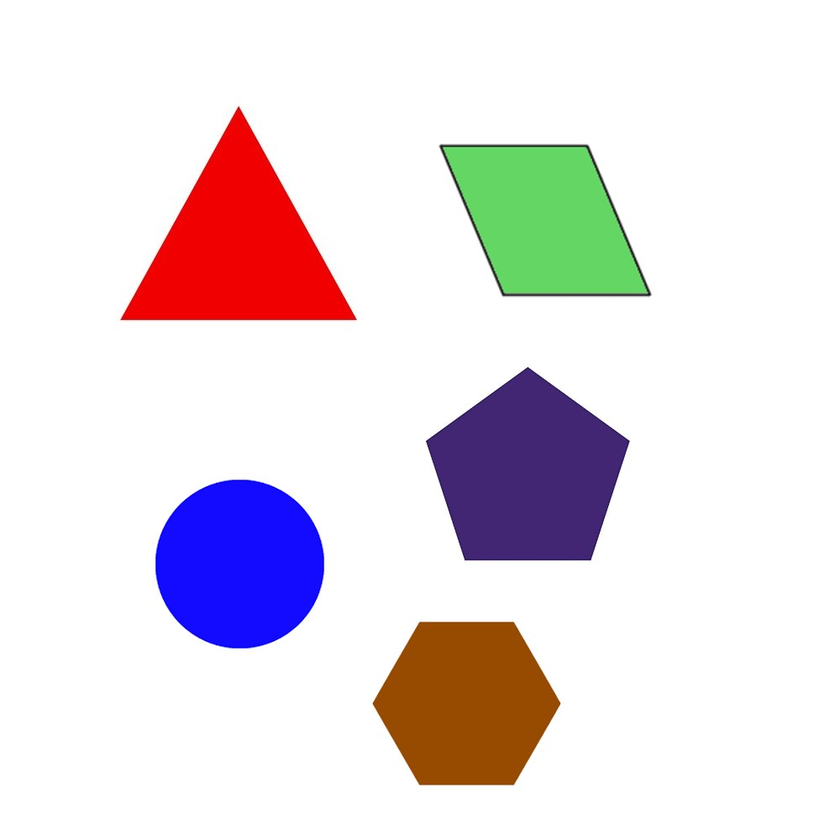
#> input picture shapes.png, 840 x 840 px, shrunk from 1000 x 1000 before the run
$ python main.py
#> lines starting #> are read from the running program, lines starting #| are printed output that depends on the picture; after the words box and inside, x2 and y2 are one past the last pixel; in counts of white or black regions, pixels touching at a corner belong together
import cv2
import numpy as np
from matplotlib import pyplot as plt

img = cv2.imread('shapes.png')
#> img is the input picture: shape (840, 840, 3); mean B, G, R 226.9, 222.1, 231

gray = cv2.cvtColor(img, cv2.COLOR_BGR2GRAY)
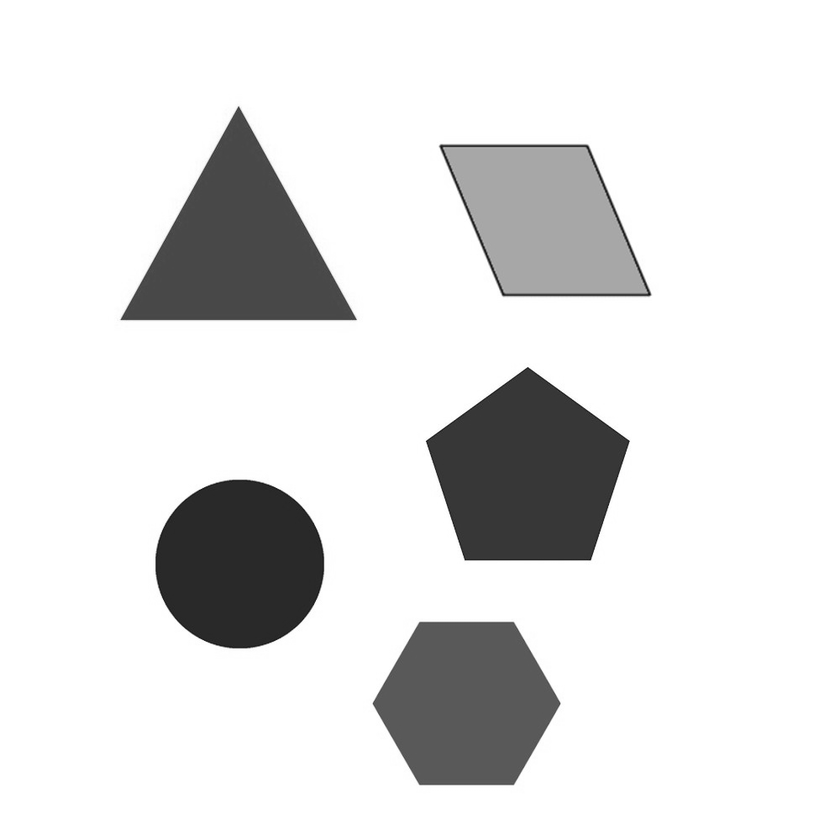
#> gray: shape (840, 840); min 8, max 255, mean 225.3

_, threshold = cv2.threshold(gray, 127, 255, cv2.THRESH_BINARY)
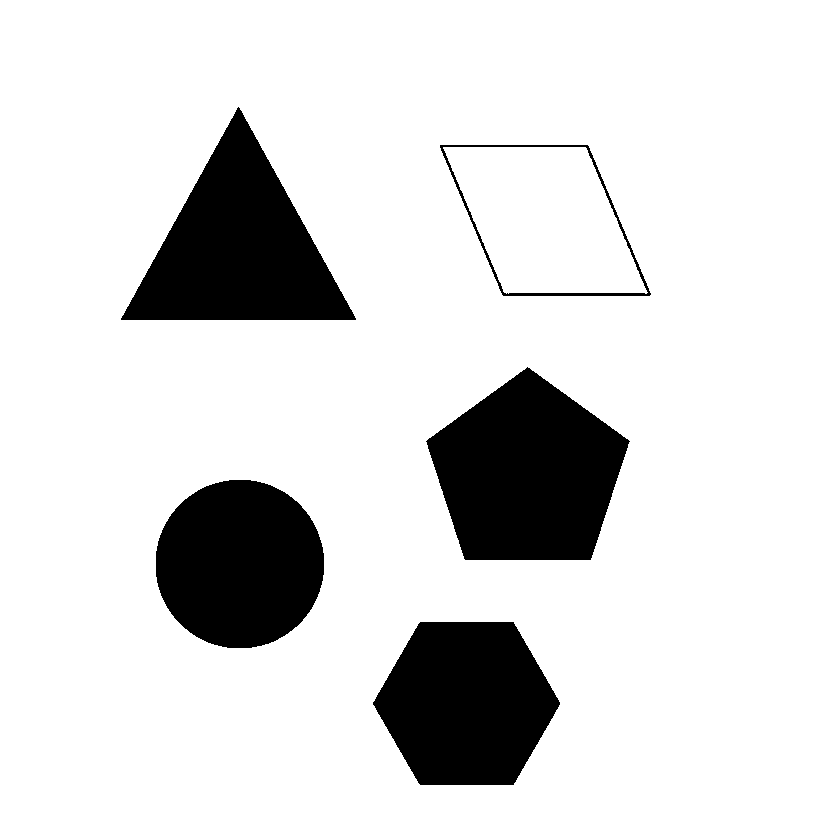
#> threshold: shape (840, 840); 85.9% white; 5 black regions

contours, _ = cv2.findContours(
    threshold, cv2.RETR_TREE, cv2.CHAIN_APPROX_SIMPLE)
#> contours = 7 contours; box (x1, y1, x2, y2) and area: (0, 0, 840, 840) 703921, (425, 366, 631, 561) 27424, (120, 106, 357, 321) 25564, (372, 621, 561, 786) 23206, (439, 144, 652, 297) 22806, (155, 479, 325, 649) 22598, (443, 147, 648, 294) 20640

i = 0

for contour in contours:

    if i == 0:
        i = 1
        continue

    approx = cv2.approxPolyDP(
        contour, 0.01 * cv2.arcLength(contour, True), True)

    cv2.drawContours(img, [contour], 0, (0, 0, 255), 5)

    M = cv2.moments(contour)
    if M['m00'] != 0.0:
        x = int(M['m10']/M['m00'])
        y = int(M['m01']/M['m00'])

    if len(approx) == 3:
        cv2.putText(img, 'Triangle', (x, y),
                    cv2.FONT_HERSHEY_SIMPLEX, 0.6, (0, 0, 0), 2)

    elif len(approx) == 4:
        cv2.putText(img, 'Quadrilateral', (x, y),
                    cv2.FONT_HERSHEY_SIMPLEX, 0.6, (0, 0, 0), 2)

    elif len(approx) == 5:
        cv2.putText(img, 'Pentagon', (x, y),
                    cv2.FONT_HERSHEY_SIMPLEX, 0.6, (0, 0, 0), 2)

    elif len(approx) == 6:
        cv2.putText(img, 'Hexagon', (x, y),
                    cv2.FONT_HERSHEY_SIMPLEX, 0.6, (0, 0, 0), 2)

    else:
        cv2.putText(img, 'circle', (x, y),
                    cv2.FONT_HERSHEY_SIMPLEX, 0.6, (0, 0, 0), 2)
#> this loop made 7 passes
#> (approx, x, y) on passes 5 to 7: ([[439, 145], [587, 144], [651, 294], [503, 296]], 544, 219), ([[443, 147], [504, 292], [647, 292], [585, 147]], 544, 219), ([[238, 106], [355, 320], [120, 319]], 238, 248)
#> (x, y) on passes 2 to 4: (466, 703), (239, 563), (527, 473)
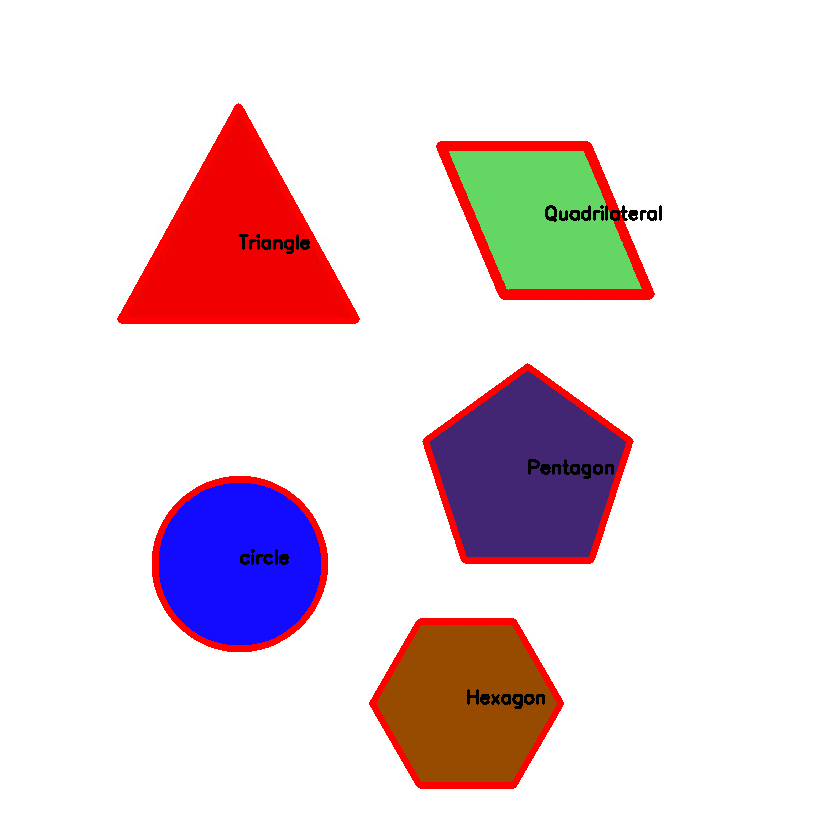
#> img: shape (840, 840, 3); 3.59% of pixels changed, all inside (x1, y1, x2, y2) = (117, 103, 662, 789)
#> after the loop, i = 1

cv2.imshow('shapes', img)

cv2.waitKey(0)
cv2.destroyAllWindows()
